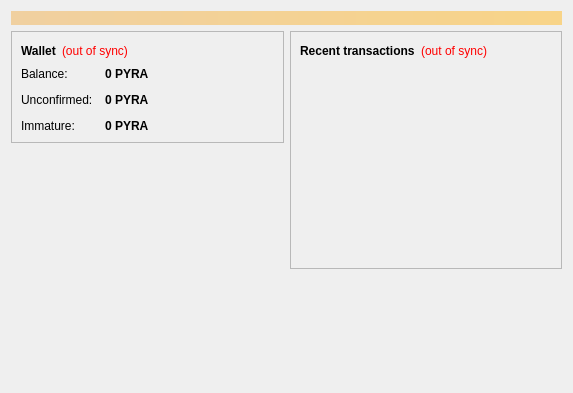
<?xml version="1.0" encoding="UTF-8"?>
<ui version="4.0">
 <class>OverviewPage</class>
 <widget class="QWidget" name="OverviewPage">
  <property name="geometry">
   <rect>
    <x>0</x>
    <y>0</y>
    <width>573</width>
    <height>393</height>
   </rect>
  </property>
  <property name="windowTitle">
   <string>Form</string>
  </property>
  <layout class="QVBoxLayout" name="topLayout">
   <item>
    <widget class="QLabel" name="labelAlerts">
     <property name="visible">
      <bool>false</bool>
     </property>
     <property name="styleSheet">
      <string notr="true">background-color: qlineargradient(x1: 0, y1: 0, x2: 1, y2: 0, stop:0 #F0D0A0, stop:1 #F8D488); color:#000000;</string>
     </property>
     <property name="wordWrap">
      <bool>true</bool>
     </property>
     <property name="margin">
      <number>3</number>
     </property>
    </widget>
   </item>
   <item>
    <layout class="QHBoxLayout" name="horizontalLayout" stretch="1,1">
     <item>
      <layout class="QVBoxLayout" name="verticalLayout_2">
       <item>
        <widget class="QFrame" name="frame">
         <property name="frameShape">
          <enum>QFrame::StyledPanel</enum>
         </property>
         <property name="frameShadow">
          <enum>QFrame::Raised</enum>
         </property>
         <layout class="QVBoxLayout" name="verticalLayout_4">
          <item>
           <layout class="QHBoxLayout" name="horizontalLayout_4">
            <item>
             <widget class="QLabel" name="label_5">
              <property name="font">
               <font>
                <weight>75</weight>
                <bold>true</bold>
               </font>
              </property>
              <property name="text">
               <string>Wallet</string>
              </property>
             </widget>
            </item>
            <item>
             <widget class="QLabel" name="labelWalletStatus">
              <property name="toolTip">
               <string>The displayed information may be out of date. Your wallet automatically synchronizes with the PyramidsCoin network after a connection is established, but this process has not completed yet.</string>
              </property>
              <property name="styleSheet">
               <string notr="true">QLabel { color: red; }</string>
              </property>
              <property name="text">
               <string notr="true">(out of sync)</string>
              </property>
              <property name="alignment">
               <set>Qt::AlignLeading|Qt::AlignLeft|Qt::AlignVCenter</set>
              </property>
             </widget>
            </item>
            <item>
             <spacer name="horizontalSpacer_2">
              <property name="orientation">
               <enum>Qt::Horizontal</enum>
              </property>
              <property name="sizeHint" stdset="0">
               <size>
                <width>40</width>
                <height>20</height>
               </size>
              </property>
             </spacer>
            </item>
           </layout>
          </item>
          <item>
           <layout class="QFormLayout" name="formLayout_2">
            <property name="fieldGrowthPolicy">
             <enum>QFormLayout::AllNonFixedFieldsGrow</enum>
            </property>
            <property name="horizontalSpacing">
             <number>12</number>
            </property>
            <property name="verticalSpacing">
             <number>12</number>
            </property>
            <item row="0" column="0">
             <widget class="QLabel" name="label">
              <property name="text">
               <string>Balance:</string>
              </property>
             </widget>
            </item>
            <item row="0" column="1">
             <widget class="QLabel" name="labelBalance">
              <property name="font">
               <font>
                <weight>75</weight>
                <bold>true</bold>
               </font>
              </property>
              <property name="cursor">
               <cursorShape>IBeamCursor</cursorShape>
              </property>
              <property name="toolTip">
               <string>Your current balance</string>
              </property>
              <property name="text">
               <string notr="true">0 PYRA</string>
              </property>
              <property name="textInteractionFlags">
               <set>Qt::LinksAccessibleByMouse|Qt::TextSelectableByKeyboard|Qt::TextSelectableByMouse</set>
              </property>
             </widget>
            </item>
            <item row="1" column="0">
             <widget class="QLabel" name="label_3">
              <property name="text">
               <string>Unconfirmed:</string>
              </property>
             </widget>
            </item>
            <item row="1" column="1">
             <widget class="QLabel" name="labelUnconfirmed">
              <property name="font">
               <font>
                <weight>75</weight>
                <bold>true</bold>
               </font>
              </property>
              <property name="cursor">
               <cursorShape>IBeamCursor</cursorShape>
              </property>
              <property name="toolTip">
               <string>Total of transactions that have yet to be confirmed, and do not yet count toward the current balance</string>
              </property>
              <property name="text">
               <string notr="true">0 PYRA</string>
              </property>
              <property name="textInteractionFlags">
               <set>Qt::LinksAccessibleByMouse|Qt::TextSelectableByKeyboard|Qt::TextSelectableByMouse</set>
              </property>
             </widget>
            </item>
            <item row="2" column="0">
             <widget class="QLabel" name="labelImmatureText">
              <property name="text">
               <string>Immature:</string>
              </property>
             </widget>
            </item>
            <item row="2" column="1">
             <widget class="QLabel" name="labelImmature">
              <property name="font">
               <font>
                <weight>75</weight>
                <bold>true</bold>
               </font>
              </property>
              <property name="toolTip">
               <string>Mined balance that has not yet matured</string>
              </property>
              <property name="text">
               <string notr="true">0 PYRA</string>
              </property>
              <property name="textInteractionFlags">
               <set>Qt::LinksAccessibleByMouse|Qt::TextSelectableByKeyboard|Qt::TextSelectableByMouse</set>
              </property>
             </widget>
            </item>
           </layout>
          </item>
         </layout>
        </widget>
       </item>
       <item>
        <spacer name="verticalSpacer">
         <property name="orientation">
          <enum>Qt::Vertical</enum>
         </property>
         <property name="sizeHint" stdset="0">
          <size>
           <width>20</width>
           <height>40</height>
          </size>
         </property>
        </spacer>
       </item>
       <item>
        <widget class="QLabel" name="label_wallet_bgcoin">
         <property name="text">
          <string/>
         </property>
         <property name="pixmap">
          <pixmap resource="../bitcoin.qrc">:/images/wallet_bgcoin</pixmap>
         </property>
         <property name="scaledContents">
          <bool>false</bool>
         </property>
         <property name="alignment">
          <set>Qt::AlignCenter</set>
         </property>
         <property name="margin">
          <number>-2</number>
         </property>
        </widget>
       </item>
      </layout>
     </item>
     <item>
      <layout class="QVBoxLayout" name="verticalLayout_3">
       <item>
        <widget class="QFrame" name="frame_2">
         <property name="frameShape">
          <enum>QFrame::StyledPanel</enum>
         </property>
         <property name="frameShadow">
          <enum>QFrame::Raised</enum>
         </property>
         <layout class="QVBoxLayout" name="verticalLayout">
          <item>
           <layout class="QHBoxLayout" name="horizontalLayout_2">
            <item>
             <widget class="QLabel" name="label_4">
              <property name="text">
               <string>&lt;b&gt;Recent transactions&lt;/b&gt;</string>
              </property>
             </widget>
            </item>
            <item>
             <widget class="QLabel" name="labelTransactionsStatus">
              <property name="toolTip">
               <string>The displayed information may be out of date. Your wallet automatically synchronizes with the PyramidsCoin network after a connection is established, but this process has not completed yet.</string>
              </property>
              <property name="styleSheet">
               <string notr="true">QLabel { color: red; }</string>
              </property>
              <property name="text">
               <string notr="true">(out of sync)</string>
              </property>
              <property name="alignment">
               <set>Qt::AlignRight|Qt::AlignTrailing|Qt::AlignVCenter</set>
              </property>
             </widget>
            </item>
            <item>
             <spacer name="horizontalSpacer">
              <property name="orientation">
               <enum>Qt::Horizontal</enum>
              </property>
              <property name="sizeHint" stdset="0">
               <size>
                <width>40</width>
                <height>20</height>
               </size>
              </property>
             </spacer>
            </item>
           </layout>
          </item>
          <item>
           <widget class="QListView" name="listTransactions">
            <property name="styleSheet">
             <string notr="true">QListView { background: transparent; }</string>
            </property>
            <property name="frameShape">
             <enum>QFrame::NoFrame</enum>
            </property>
            <property name="verticalScrollBarPolicy">
             <enum>Qt::ScrollBarAlwaysOff</enum>
            </property>
            <property name="horizontalScrollBarPolicy">
             <enum>Qt::ScrollBarAlwaysOff</enum>
            </property>
            <property name="selectionMode">
             <enum>QAbstractItemView::NoSelection</enum>
            </property>
           </widget>
          </item>
         </layout>
        </widget>
       </item>
       <item>
        <spacer name="verticalSpacer_2">
         <property name="orientation">
          <enum>Qt::Vertical</enum>
         </property>
         <property name="sizeHint" stdset="0">
          <size>
           <width>20</width>
           <height>40</height>
          </size>
         </property>
        </spacer>
       </item>
      </layout>
     </item>
    </layout>
   </item>
  </layout>
 </widget>
 <resources>
  <include location="../bitcoin.qrc"/>
 </resources>
 <connections/>
</ui>
